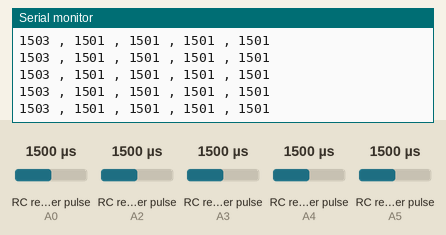
Simulated run of this sketch. Board: Arduino Uno, built with avr-gcc and run on an emulated ATmega328P. On the bench: the last lines printed to the serial monitor. Wiring (inferred from the names in the program): 5 × RC receiver channel: data A0 / data A2 / data A3 / data A4 / data A5. The inputs (shaded band) are chosen by the test bench; at power-on: RC receiver pulse (sensors on A4, A0, A2, A3, A5) 1500 µs.

Above: at 1.2 s.
1.3 s: RC receiver pulse (sensor on A4) set to 1020 µs
At 1.39 s:
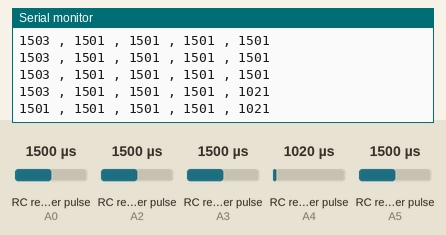
4.3 s: RC receiver pulse (sensor on A4) set to 1250 µs
At 4.31 s:
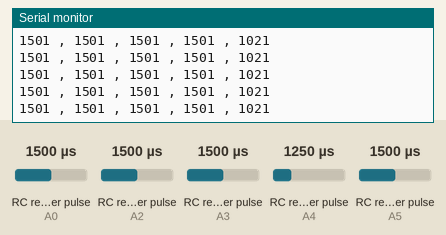
7.3 s: RC receiver pulse (sensor on A0) set to 1020 µs
At 7.31 s:
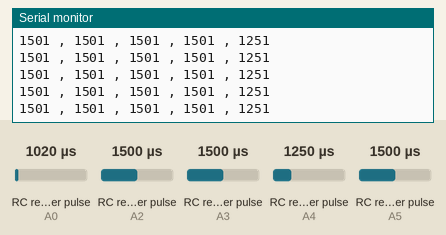
8.8 s: RC receiver pulse (sensor on A2) set to 1020 µs
At 8.83 s:
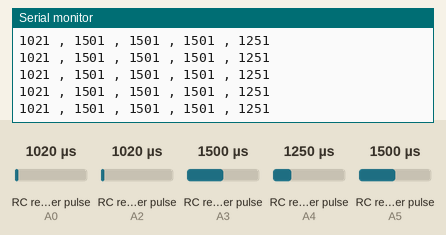
10.3 s: RC receiver pulse (sensor on A3) set to 1020 µs
At 10.31 s:
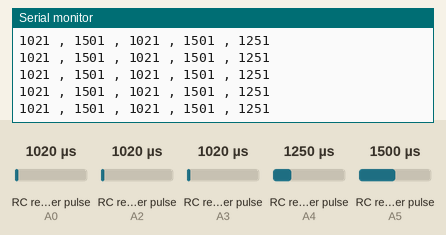
11.8 s: RC receiver pulse (sensor on A5) set to 1020 µs
At 11.83 s:
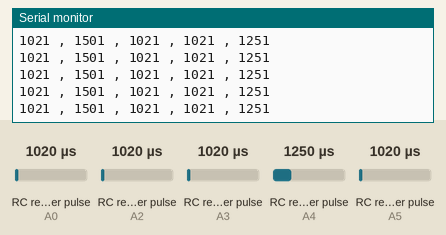
Timing chart, 0 to 14.3 s (numbered marks = the images above; inputs shaded):
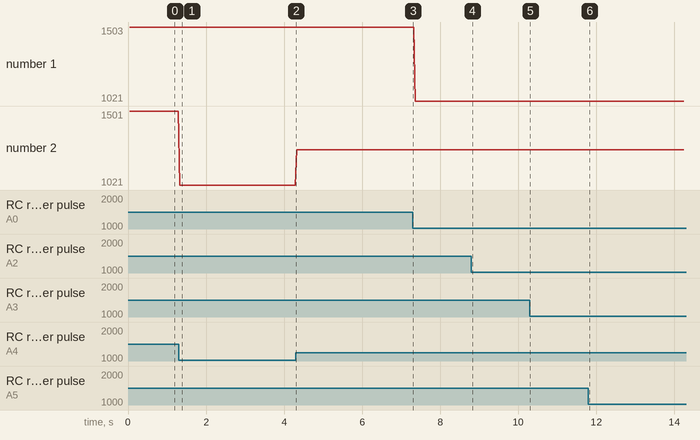

The sketch:

FuncionamientoMandoLeer.ino
```cpp
/*en el mando en la parte de abajo*/
// elev arriba
// mode 1 arriba
// fixed wing arriba
// resto hacia abajo

/*los gatillos ambos hacia la parte de atrás*/

#define N 5
#define CH1 A0
#define CH2 A5
#define CH3 A2
#define CH4 A3
#define CH5 A4

int ch[N];

void setup() {
  // put your setup code here, to run once:
  Serial.begin(9600);
  pinMode(CH1, INPUT);
  pinMode(CH2, INPUT);
  pinMode(CH3, INPUT);
  pinMode(CH4, INPUT);
  pinMode(CH5, INPUT);
}

void loop() {
  // put your main code here, to run repeatedly:
  ch[0] = pulseIn(CH1, HIGH); //(joystick dcho) giro dcha 1100 izq 1800 medio 1450
  ch[1] = pulseIn(CH2, HIGH); //(joystick dcho) sentido arriba 1100 abajo 1900 medio 1500
  ch[2] = pulseIn(CH3, HIGH); //(joystick izq) pwm arriba 1900/ abajo 1100/ centro 1500-1600
  ch[3] = pulseIn(CH4, HIGH); //(joystick izq) pwm derecha 1100 izquierda 1800
  ch[4] = pulseIn(CH5, HIGH); // nada es in canal que te cambia un valor de 100 a 1500 y está en un gatillo

  Serial.print(ch[0]);
  Serial.print(" , ");
  Serial.print(ch[1]);
  Serial.print(" , ");
  Serial.print(ch[2]);
  Serial.print(" , ");
  Serial.print(ch[3]);
  Serial.print(" , ");
  Serial.println(ch[4]);
}
```

Measured:
- after the input at 1.3 s, the serial monitor: prints a new line at once (image 1)
- plotted number 1: 1501 → 1021 after the input at 7.3 s
- plotted number 2: 1501 → 1021 after the input at 1.3 s, 1021 → 1251 after the input at 4.3 s
